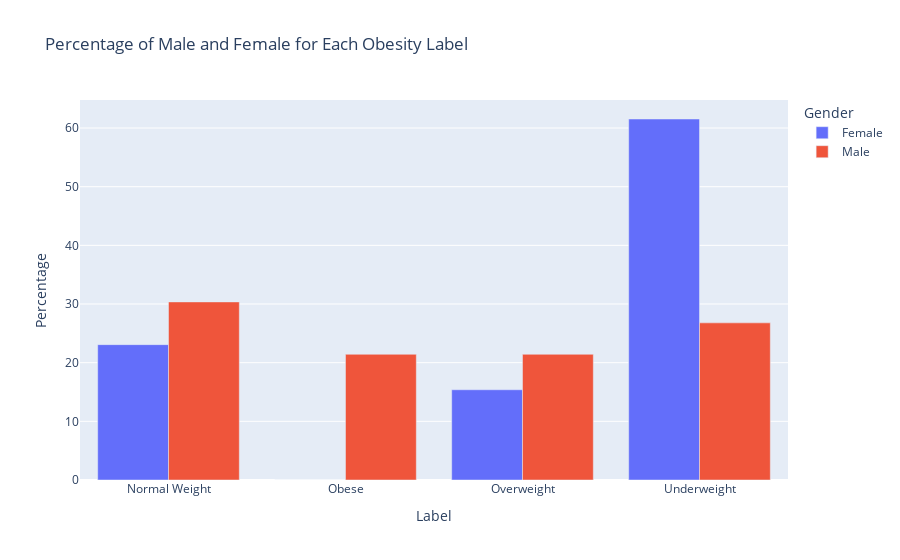

Here is the notebook cell this chart was saved with:
### Markdown cell above
### Gender Analysis(Impact of Gender on Obesity)

Analyze whether gender has any effect on the labels of obesity.

### Code cell
# Calculate the obesity labels by gender
gender_labels = df.groupby(["Label", "Gender"]).size().unstack(fill_value= 0)
gender_label_percentage = gender_labels.div(gender_labels.sum(axis= 0), axis= 1) * 100
glp_df = gender_label_percentage.reset_index().melt(id_vars = "Label", var_name= "Gender", value_name= "Percentage")
print("=" * 60)
print("GENDER ANALYSIS")
print("=" * 60)
print(glp_df)

# Visualize the Gender Analysis
plt.figure(figsize= (8, 8))
fig = px.bar(glp_df,
    x= "Label",
    y= "Percentage",
    color= "Gender",
    title= "Percentage of Male and Female for Each Obesity Label",
    barmode= "group"
)
fig.show()
# sns.barplot(data= glp_df, x= "Label", y= "Percentage", hue= "Gender", )
# plt.title("Percentage of Male and Female for Each Obesity Label", fontsize= 16)
# plt.xlabel("Label of Obesity", fontsize= 14)
# plt.ylabel("Percentage of Gender", fontsize= 14)
# plt.legend()
# plt.show()

### Figure 1 — Plotly figure (JSON) as saved in the notebook; plotly's stock layout.template omitted (floating-point values rounded to 4 significant figures)
{"data": [{"alignmentgroup": "True", "hovertemplate": "Gender=Female<br>Label=%{x}<br>Percentage=%{y}<extra></extra>", "legendgroup": "Female", "marker": {"color": "#636efa", "pattern": {"shape": ""}}, "name": "Female", "offsetgroup": "Female", "orientation": "v", "showlegend": true, "textposition": "auto", "type": "bar", "x": ["Normal Weight", "Obese", "Overweight", "Underweight"], "xaxis": "x", "y": [23.08, 0, 15.38, 61.54], "yaxis": "y"}, {"alignmentgroup": "True", "hovertemplate": "Gender=Male<br>Label=%{x}<br>Percentage=%{y}<extra></extra>", "legendgroup": "Male", "marker": {"color": "#EF553B", "pattern": {"shape": ""}}, "name": "Male", "offsetgroup": "Male", "orientation": "v", "showlegend": true, "textposition": "auto", "type": "bar", "x": ["Normal Weight", "Obese", "Overweight", "Underweight"], "xaxis": "x", "y": [30.36, 21.43, 21.43, 26.79], "yaxis": "y"}], "layout": {"autosize": true, "barmode": "group", "legend": {"title": {"text": "Gender"}, "tracegroupgap": 0}, "title": {"text": "Percentage of Male and Female for Each Obesity Label"}, "xaxis": {"anchor": "y", "autorange": true, "domain": [0, 1], "range": [-0.5, 3.5], "title": {"text": "Label"}, "type": "category"}, "yaxis": {"anchor": "x", "autorange": true, "domain": [0, 1], "range": [0, 64.78], "title": {"text": "Percentage"}, "type": "linear"}}}
